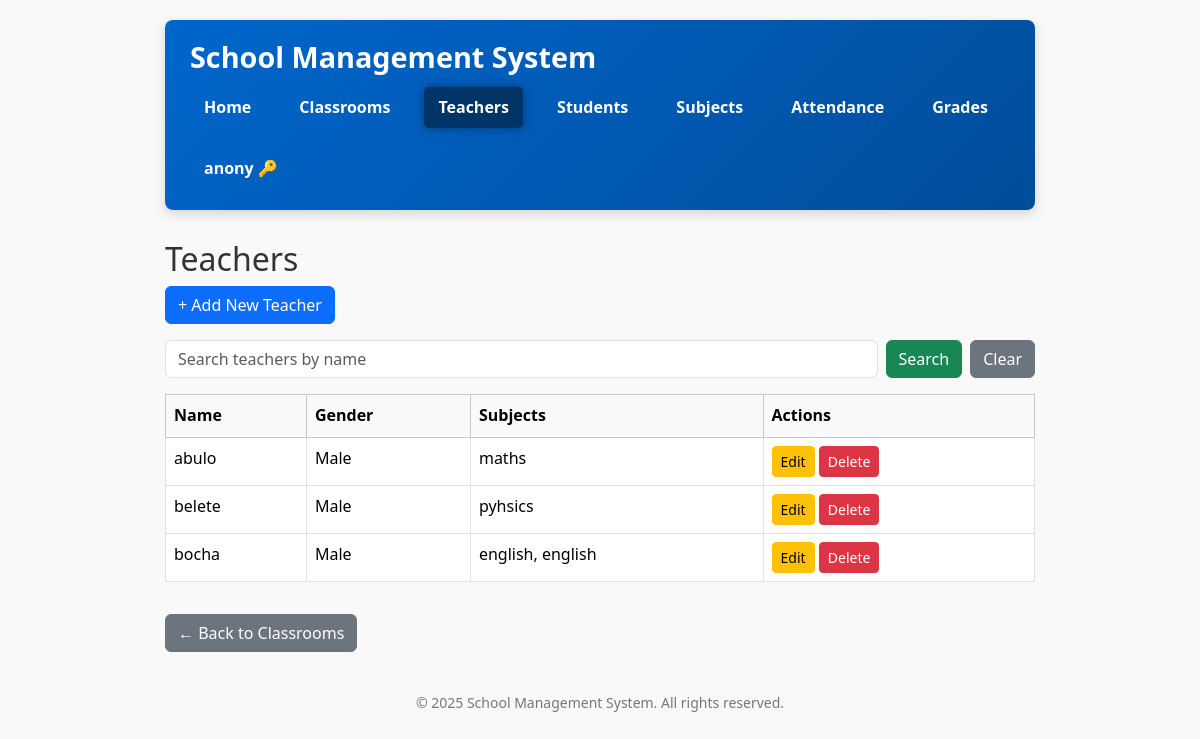
/teachers/ (signed in), run on the app's committed database.
### school/models.py (models this page shows, shortened)
class User(AbstractUser):
    ROLE_CHOICES = (
        ('ADMIN', 'Admin'),
        ('TEACHER', 'Teacher'),
        ('STUDENT', 'Student'),
    )
    role = models.CharField(max_length=10, choices=ROLE_CHOICES, null=True, blank=True)
    force_password_change = models.BooleanField(default=False)  # Add this field

class Teacher(models.Model):
    user = models.OneToOneField(settings.AUTH_USER_MODEL, on_delete=models.CASCADE)
    GENDER_CHOICES = [('Male', 'Male'), ('Female', 'Female'), ('Other', 'Other')]
    name = models.CharField(max_length=100)
    gender = models.CharField(max_length=10, choices=GENDER_CHOICES)
    subjects = models.ManyToManyField(Subject, related_name='teachers')
    contact = models.CharField(max_length=20, blank=True)
    class Meta:
        ordering = ['name']

class Subject(models.Model):
    name = models.CharField(max_length=100)
    code = models.CharField(max_length=10)
    class Meta:
        ordering = ['name']

### school/views.py (the view)
# urls.py: path('teachers/', views.teacher_list, name='teacher_list'),
@role_required(['Admin'])
def teacher_list(request):
    query = request.GET.get('q', '')
    if query:
        teachers = Teacher.objects.filter(name__icontains=query)
    else:
        teachers = Teacher.objects.all()
    context = {
        'teachers': teachers,
        'query': query,
    }
    return render(request, 'school/teacher_list.html', context)

### school/views.py (called while the page is built)
def role_required(allowed_roles=[]):
    def decorator(view_func):
        @wraps(view_func)
        def wrapper(request, *args, **kwargs):
            user = request.user
            if not user.is_authenticated:
                return redirect('login')
            user_role = getattr(user, 'role', None)
            if user.is_superuser or (user_role and user_role.upper() in [r.upper() for r in allowed_roles]):
                return view_func(request, *args, **kwargs)
            return redirect('school:no_permission')
        return wrapper
    return decorator

### school/templates/school/teacher_list.html (shortened to what this page needs)
{% extends 'school/base.html' %}
{% block content %}
<h2>Teachers</h2>
<div class="mb-3">
    <a href="{% url 'school:teacher_create' %}" class="btn btn-primary">+ Add New Teacher</a>
</div>
<form method="get" class="d-flex gap-2 align-items-center mb-3">
    <input type="text" name="q" placeholder="Search teachers by name" value="{{ query }}" class="form-control flex-grow-1" />
    <button type="submit" class="btn btn-success">Search</button>
    <a href="{% url 'school:teacher_list' %}" class="btn btn-secondary">Clear</a>
</form>
{% if teachers %}
<div class="table-responsive">
    <table class="table table-bordered table-hover">
        <thead class="table-light">
            <tr>
                <th>Name</th>
                <th>Gender</th>
                <th>Subjects</th>
                <th>Actions</th>
            </tr>
        </thead>
        <tbody>
            {% for teacher in teachers %}
            <tr>
                <td>{{ teacher.name }}</td>
                <td>{{ teacher.gender }}</td>
                <td>
                    {% for subject in teacher.subjects.all %}
                        {{ subject.name }}{% if not forloop.last %}, {% endif %}
                    {% empty %}
                        No subjects
                    {% endfor %}
                </td>
                <td>
                    <a href="{% url 'school:teacher_update' teacher.pk %}" class="btn btn-sm btn-warning">Edit</a>
                    <a href="{% url 'school:teacher_delete' teacher.pk %}" class="btn btn-sm btn-danger">Delete</a>
                </td>
            </tr>
            {% endfor %}
        </tbody>
    </table>
</div>
{% else %}
<p>No teachers available.</p>
{% endif %}
<div class="mt-3">
    <a href="{% url 'school:classroom_list' %}" class="btn btn-secondary">← Back to Classrooms</a>
</div>
{% endblock %}

### school/templates/school/base.html (shortened to what this page needs)
{% load static %}
<!DOCTYPE html>
<html lang="en">
<head>
    <link href="https://cdn.jsdelivr.net/npm/bootstrap@5.3.3/dist/css/bootstrap.min.css" rel="stylesheet" />
</head>
<body>
    <header>
        <div class="d-flex align-items-center">
            <h1>School Management System</h1>
        </div>
        <nav>
            <a href="{% url 'school:home' %}" class="{% if request.resolver_match.url_name == 'home' %}active{% endif %}">Home</a>
            <a href="{% url 'school:classroom_list' %}" class="{% if 'classroom' in request.path %}active{% endif %}">Classrooms</a>
            <a href="{% url 'school:teacher_list' %}" class="{% if 'teacher' in request.path %}active{% endif %}">Teachers</a>
            <a href="{% url 'school:student_list' %}" class="{% if 'student' in request.path %}active{% endif %}">Students</a>
            <a href="{% url 'school:subject_list' %}" class="{% if 'subject' in request.path %}active{% endif %}">Subjects</a>
            <a href="{% url 'school:attendance_list' %}" class="{% if 'attendance' in request.path %}active{% endif %}">Attendance</a>
            <a href="{% url 'school:grade_list' %}" class="{% if 'grade' in request.path %}active{% endif %}">Grades</a>
            {% if user.is_authenticated %}
                <form id="logout-form" action="{% url 'school:logout' %}" method="post" style="display:inline;">
                    <button type="submit" title="Logout">{{ user.username }} &#x1F511;</button>
                </form>
            {% else %}
                <a href="{% url 'school:login' %}" class="{% if 'login' in request.path %}active{% endif %}">Login</a>
            {% endif %}
        </nav>
    </header>
    <main>
        {% block content %}{% endblock %}
    </main>
    <footer>
        &copy; {% now "Y" %} School Management System. All rights reserved.
    </footer>
</body>
</html>

### school/templates/school/base.html (style rules this page uses)
body { font-family: 'Segoe UI', Tahoma, Geneva, Verdana, sans-serif; max-width: 900px; margin: 20px auto; padding: 0 15px; background: #f9f9f9; color: #333; line-height: 1.6; }
header { background: linear-gradient(135deg, #0066cc 0%, #004d99 100%); color: white; padding: 20px 25px; margin-bottom: 30px; border-radius: 8px; box-shadow: 0 4px 12px rgba(0, 0, 0, 0.15); position: sticky; top: 0; z-index: 1000; }
header h1 { margin: 0; font-weight: 700; font-size: 1.8rem; user-select: none; }
nav { margin-top: 12px; display: flex; gap: 20px; flex-wrap: wrap; }
nav a, nav form button { color: white; font-weight: 600; padding: 8px 14px; border-radius: 5px; transition: background-color 0.3s ease; cursor: pointer; text-decoration: none; border: none; background: none; }
nav a.active { background-color: #003366; color: #fff; box-shadow: 0 0 8px #003366cc; }
footer { margin-top: 40px; text-align: center; color: #777; font-size: 14px; }

### data on the page
User: username "anony"
Teacher: name "abulo", gender "Male"
Subject: name "maths"
Teacher: name "belete", gender "Male"
Subject: name "pyhsics"
Teacher: name "bocha", gender "Male"
Subject: name "english"
Subject: name "english"
